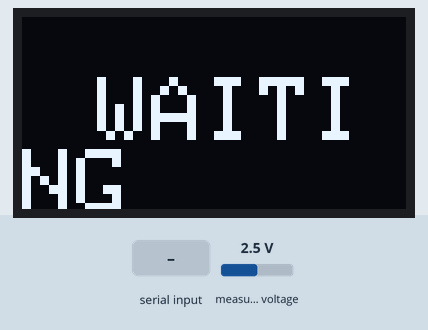
Bench run of a program on a simulated ESP32. On the bench: 128×64 one-colour display. The test bench sets the inputs (shaded band); at power-on: measured voltage 2.5 V. Nothing arrives over Bluetooth unless stated; a phone connects over Bluetooth LE 3 s after start; what the program prints to the serial monitor is not drawn.

Above: at 5.9 s.
6.0 s: "CALIB\n" received over Serial
At 6.8 s:
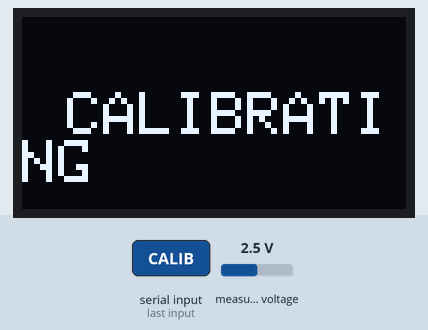
7.5 s: "HELLO\n" received over Serial
At 7.8 s:
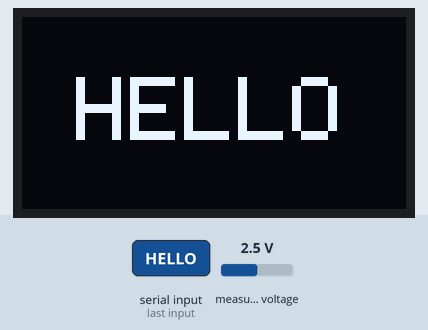
9.0 s: "R\n" received over Serial
At 10.2 s:
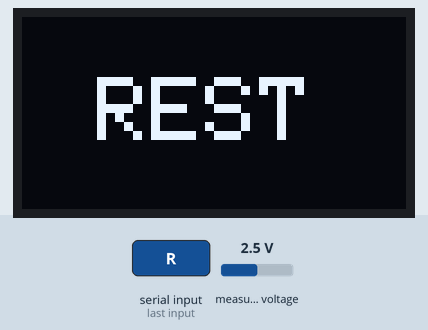
10.5 s: "H\n" received over Serial
At 11.3 s:
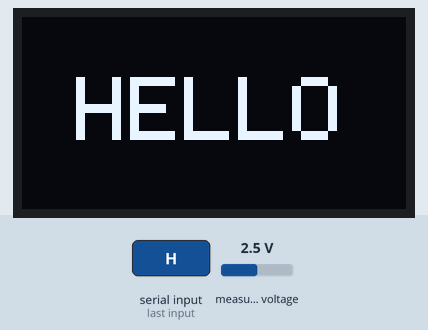
12.0 s: "C\n" received over Serial
At 12.6 s:
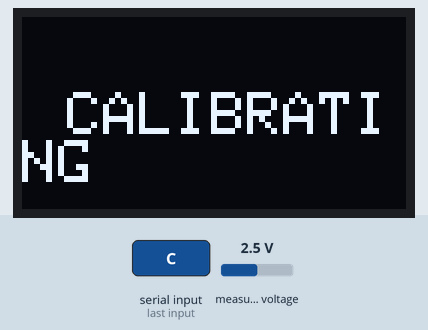
Timing chart, 0 to 14.5 s (numbered marks = the images above; inputs shaded):
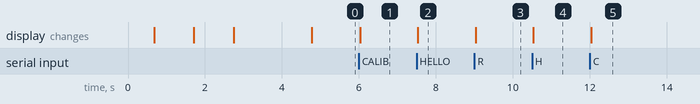

The program:

main.cpp
```cpp
/**
 * ASV - A Silent Voice
 * ESP32 Firmware for Silent Speech Recognition System
 *
 * Hardware Configuration:
 * - ESP32 DevKit V1
 * - ADS1115 16-bit ADC (I2C Address: 0x48)
 * - SSD1306 128x64 OLED Display (I2C Address: 0x3C)
 * - I2C Bus: GPIO21 (SDA), GPIO22 (SCL)
 * - Serial Monitor: 500000 baud
 *
 * Features:
 * - I2C device detection and scanning
 * - Real-time ADC data acquisition from ADS1115
 * - OLED status display
 * - BLE advertising as "ASV-Device"
 * - Professional serial debugging output
 *
 * Author: ASV Development Team
 * Date: 2024
 */

#include <Arduino.h>
#include "i2c_scanner.h"
#include "oled_display.h"
#include "ads1115_test.h"
#include "ble_test.h"

// ============================================================================
// GLOBAL INSTANCES
// ============================================================================

I2CScanner i2c_scanner;          // I2C device scanner
OLEDDisplay oled_display;        // OLED display manager
ADS1115Module adc_module;        // ADC module
BLEModule ble_module;            // BLE module

// ============================================================================
// CONFIGURATION CONSTANTS
// ============================================================================

#define I2C_SDA_PIN 21           // GPIO21 for I2C SDA
#define I2C_SCL_PIN 22           // GPIO22 for I2C SCL
#define I2C_FREQUENCY 100000     // 100kHz I2C bus speed

#define TARGET_SAMPLE_RATE_HZ 500
#define SAMPLE_INTERVAL_US (1000000 / TARGET_SAMPLE_RATE_HZ)
#define NUM_CHANNELS 1  // Currently: AD8232 OUTPUT -> A0 only

// ============================================================================
// GLOBAL STATE VARIABLES
// ============================================================================

bool system_ready = false;
bool ble_initialized = false;
bool ads_connected = false;
bool oled_connected = false;

unsigned long last_sample_us = 0;
unsigned long last_display_ms = 0;
unsigned long sample_count = 0;

// Prediction State for Live Demo
char current_pred[16] = "WAITING";
char last_displayed[16] = "";

// ============================================================================
// SERIAL COMMUNICATION UTILITIES
// ============================================================================

void print_separator(const char* title) {
    Serial.println("\n════════════════════════════════════════════════════════════");
    if (title) {
        Serial.print("  ");
        Serial.println(title);
        Serial.println("════════════════════════════════════════════════════════════");
    }
}

void print_system_info() {
    print_separator("SYSTEM INFORMATION");
    Serial.println("[INFO] Device: ESP32 DevKit V1");
    Serial.println("[INFO] Firmware: ASV Silent Speech Recognition - ACQUISITION MODE");
    Serial.println("[INFO] Version: 1.1.0");
    Serial.print("[INFO] Target Rate: ");
    Serial.print(TARGET_SAMPLE_RATE_HZ);
    Serial.println(" Hz");
}

// ============================================================================
// INITIALIZATION FUNCTIONS
// ============================================================================

void setup() {
    // Initialize Serial first for debugging
    Serial.begin(500000);
    delay(100);

    print_system_info();

    i2c_scanner.begin(I2C_SDA_PIN, I2C_SCL_PIN, I2C_FREQUENCY);
    delay(500);
    int devices_found = i2c_scanner.scan();

    if (oled_display.begin()) {
        oled_connected = true;
        oled_display.showSplash();
        delay(1000);
    }

    if (adc_module.begin()) {
        ads_connected = true;
    }

    ble_module.begin();
    ble_module.startAdvertising();
    ble_initialized = true;

    system_ready = (ads_connected && oled_connected && ble_initialized);

    if (system_ready) {
        Serial.println("\n✓ ALL SYSTEMS OPERATIONAL - ACQUISITION STARTING");
        if (oled_connected) {
            oled_display.showStatus(ble_module.isConnected(), ads_connected, 0);
        }
    } else {
        Serial.println("\n✗ SYSTEM NOT READY - Check Hardware");
    }

    // Add a slight delay before data spam starts
    delay(2000);
    Serial.println("--- START DATA ---");
}

// ============================================================================
// MAIN LOOP
// ============================================================================

void loop() {
    if (!system_ready) {
        delay(1000);
        return;
    }

    unsigned long current_us = micros();

    // High-speed ADC sampling and structured CSV output
    if (current_us - last_sample_us >= SAMPLE_INTERVAL_US) {
        last_sample_us = current_us;

        if (ads_connected) {
            int16_t buffer[NUM_CHANNELS];
            adc_module.readChannels(buffer, NUM_CHANNELS);

            // Output format optimized for Arduino Serial Plotter: EMG:val
            Serial.print("EMG:");
            Serial.println(buffer[0]);
            sample_count++;
        }
    }

    // Non-blocking Serial Listener for PC Predictions
    while (Serial.available()) {
        char c = Serial.read();
        if (c == 'H') {
            strcpy(current_pred, "HELLO");
        } else if (c == 'R') {
            strcpy(current_pred, "REST");
        } else if (c == 'C') {
            strcpy(current_pred, "CALIB");
        }
    }

    // Instant OLED Refresh if prediction changed
    if (strcmp(current_pred, last_displayed) != 0) {
        strcpy(last_displayed, current_pred);
        if (oled_connected) {
            oled_display.showPrediction(current_pred);
        }
    }
}


// ============================================================================
// END OF FIRMWARE
// ============================================================================
```

ads1115_test.h
```cpp
#ifndef ADS1115_TEST_H
#define ADS1115_TEST_H

#include <Adafruit_ADS1X15.h>

/**
 * ADS1115 ADC Module
 * Manages 16-bit I2C ADC for EMG signal acquisition
 */

#define ADS_ADDR 0x48

class ADS1115Module {
public:
    bool begin();

    // Read single channel
    int16_t readValue(uint8_t channel = 0);

    // Read multiple channels sequentially
    void readChannels(int16_t* buffer, uint8_t num_channels = 1);

    bool isConnected();
    const char* getMeasurementString();

private:
    Adafruit_ADS1115 ads;
    bool is_initialized = false;
    int16_t last_value = 0;
};

#endif // ADS1115_TEST_H
```

ble_test.h
```cpp
#ifndef BLE_TEST_H
#define BLE_TEST_H

#include <BLEDevice.h>
#include <BLEServer.h>
#include <BLEUtils.h>
#include <BLE2902.h>

/**
 * BLE (Bluetooth Low Energy) Module
 * Manages BLE initialization and advertising
 *
 * Device Name: "ASV-Device"
 * Service UUID: 180A (Device Information)
 * Characteristic UUID: 2A29 (Manufacturer Name)
 */

#define BLE_DEVICE_NAME "ASV-Device"
#define SERVICE_UUID "180a"
#define CHAR_UUID "2a29"

class BLEModule {
public:
    /**
     * Initialize BLE device
     */
    void begin();

    /**
     * Start BLE advertising
     */
    void startAdvertising();

    /**
     * Stop BLE advertising
     */
    void stopAdvertising();

    /**
     * Check if BLE is connected
     * @return true if connected to a client
     */
    bool isConnected();

    /**
     * Get connection status string
     * @return Status message
     */
    const char* getStatusString();

    bool connected = false;
private:
    BLEServer* pServer = nullptr;
    BLECharacteristic* pCharacteristic = nullptr;
};

#endif // BLE_TEST_H
```

i2c_scanner.h
```cpp
#ifndef I2C_SCANNER_H
#define I2C_SCANNER_H

#include <Wire.h>

/**
 * I2C Scanner Module
 * Scans and identifies all I2C devices connected to the bus
 */

class I2CScanner {
public:
    /**
     * Initialize I2C with custom pins
     * @param sda_pin GPIO pin for SDA
     * @param scl_pin GPIO pin for SCL
     * @param frequency I2C bus frequency (default 100kHz)
     */
    void begin(int sda_pin, int scl_pin, uint32_t frequency = 100000);

    /**
     * Scan I2C bus and print found devices
     * @return number of devices found
     */
    int scan();

    /**
     * Check if specific device exists
     * @param address I2C address to check
     * @return true if device found
     */
    bool deviceExists(uint8_t address);

private:
    bool is_initialized = false;
};

#endif // I2C_SCANNER_H
```

oled_display.h
```cpp
#ifndef OLED_DISPLAY_H
#define OLED_DISPLAY_H

#include <Adafruit_SSD1306.h>
#include <Adafruit_GFX.h>

/**
 * OLED Display Module
 * Manages SSD1306 128x64 OLED display over I2C
 *
 * Pin Configuration:
 * - SDA: GPIO21
 * - SCL: GPIO22
 * - Address: 0x3C
 */

#define SCREEN_WIDTH 128
#define SCREEN_HEIGHT 64
#define OLED_ADDR 0x3C

class OLEDDisplay {
public:
    /**
     * Initialize OLED display
     * @return true if successful
     */
    bool begin();

    /**
     * Show startup splash screen
     */
    void showSplash();

    /**
     * Display system status
     * @param ble_connected BLE connection status
     * @param ads_connected ADS1115 connection status
     * @param adc_value Current ADC value
     */
    void showStatus(bool ble_connected, bool ads_connected, int adc_value = 0);

    /**
     * Display error message
     * @param error_msg Error message to display
     */
    void showError(const char* error_msg);

    /**
     * Display live prediction in massive text
     * @param prediction The prediction string (e.g. "HELLO", "REST")
     */
    void showPrediction(const char* prediction);

    /**
     * Display custom text at position
     * @param x X coordinate
     * @param y Y coordinate
     * @param text Text to display
     */
    void printAt(int x, int y, const char* text);

    /**
     * Clear display
     */
    void clear();

    /**
     * Update display with current buffer
     */
    void update();

private:
    Adafruit_SSD1306 display;
    bool is_initialized = false;
};

#endif // OLED_DISPLAY_H
```

ads1115_test.cpp
```cpp
#include "ads1115_test.h"

bool ADS1115Module::begin() {
    if (is_initialized) {
        return true;
    }

    if (!ads.begin(ADS_ADDR)) {
        Serial.println("[ADS1115] ERROR: Could not find ADS1115 at 0x48!");
        return false;
    }

    is_initialized = true;
    ads.setGain(GAIN_ONE);  // +/- 4.096V range
    ads.setDataRate(RATE_ADS1115_860SPS); // Max speed

    // Start continuous conversion on AIN0 to allow non-blocking reads
    ads.startADCReading(ADS1X15_REG_CONFIG_MUX_SINGLE_0, true);

    Serial.println("[ADS1115] Successfully initialized at 0x48");
    Serial.println("[ADS1115] Configuration:");
    Serial.println("         - Gain: +/- 4.096V");
    Serial.println("         - Rate: 860 SPS (Continuous Mode)");

    return true;
}

int16_t ADS1115Module::readValue(uint8_t channel) {
    if (!is_initialized || channel > 3) {
        return -1;
    }
    last_value = ads.readADC_SingleEnded(channel);
    return last_value;
}

void ADS1115Module::readChannels(int16_t* buffer, uint8_t num_channels) {
    if (!is_initialized) return;

    if (num_channels == 1) {
        // Continuous mode is running for ch0, instantly fetch the latest result (non-blocking)
        buffer[0] = ads.getLastConversionResults();
    } else {
        // Fallback for multiple channels (blocking)
        for (uint8_t i = 0; i < num_channels && i < 4; i++) {
            buffer[i] = ads.readADC_SingleEnded(i);
        }
    }
}

bool ADS1115Module::isConnected() {
    if (!is_initialized) return false;
    int16_t test_value = ads.readADC_SingleEnded(0);
    return true;
}

const char* ADS1115Module::getMeasurementString() {
    static char buffer[32];
    float voltage = last_value * 0.125f;
    snprintf(buffer, sizeof(buffer), "ADC: %d (%.2f mV)", last_value, voltage);
    return buffer;
}
```

ble_test.cpp
```cpp
#include <Arduino.h>
#include "ble_test.h"

/**
 * BLE Module Implementation
 * Bluetooth Low Energy Server and Advertising
 */

// Server callback class for connection monitoring
class ServerCallbacks : public BLEServerCallbacks {
public:
    BLEModule* parent = nullptr;

    void onConnect(BLEServer* pServer) {
        Serial.println("[BLE] CLIENT CONNECTED!");
        connected = true;
        if (parent) parent->connected = true;
    }

    void onDisconnect(BLEServer* pServer) {
        Serial.println("[BLE] CLIENT DISCONNECTED!");
        connected = false;
        if (parent) parent->connected = false;

        // Restart advertising
        pServer->startAdvertising();
    }

    bool connected = false;
};

ServerCallbacks server_callbacks;

void BLEModule::begin() {
    Serial.println("[BLE] Initializing BLE Device...");

    // Initialize BLE
    BLEDevice::init(BLE_DEVICE_NAME);
    Serial.println("[BLE] Device name set to: " + String(BLE_DEVICE_NAME));

    // Create BLE Server
    pServer = BLEDevice::createServer();
    server_callbacks.parent = this;
    pServer->setCallbacks(&server_callbacks);

    // Create BLE Service
    BLEService *pService = pServer->createService(SERVICE_UUID);

    // Create BLE Characteristic
    pCharacteristic = pService->createCharacteristic(
        CHAR_UUID,
        BLECharacteristic::PROPERTY_READ | BLECharacteristic::PROPERTY_NOTIFY
    );

    // Add descriptor for notifications
    pCharacteristic->addDescriptor(new BLE2902());
    pCharacteristic->setValue("ASV Silent Speech Recognition System");

    // Start service
    pService->start();

    Serial.println("[BLE] Service created with UUID: " + String(SERVICE_UUID));
    Serial.println("[BLE] Characteristic created with UUID: " + String(CHAR_UUID));

    // Configure advertising
    BLEAdvertising *pAdvertising = BLEDevice::getAdvertising();
    pAdvertising->addServiceUUID(SERVICE_UUID);
    pAdvertising->setScanResponse(true);
    pAdvertising->setMinPreferred(0x06);
    pAdvertising->setMinPreferred(0x12);

    Serial.println("[BLE] Initialization complete!");
}

void BLEModule::startAdvertising() {
    if (pServer) {
        BLEAdvertising *pAdvertising = BLEDevice::getAdvertising();
        pAdvertising->start();
        Serial.println("[BLE] Advertising started...");
        Serial.println("[BLE] Device name: " + String(BLE_DEVICE_NAME));
    }
}

void BLEModule::stopAdvertising() {
    if (pServer) {
        BLEAdvertising *pAdvertising = BLEDevice::getAdvertising();
        pAdvertising->stop();
        Serial.println("[BLE] Advertising stopped");
    }
}

bool BLEModule::isConnected() {
    return connected;
}

const char* BLEModule::getStatusString() {
    return connected ? "CONNECTED" : "ADVERTISING";
}
```

i2c_scanner.cpp
```cpp
#include <Arduino.h>
#include "i2c_scanner.h"

/**
 * I2C Scanner Implementation
 * Scans the I2C bus and identifies connected devices
 */

void I2CScanner::begin(int sda_pin, int scl_pin, uint32_t frequency) {
    if (!is_initialized) {
        Wire.begin(sda_pin, scl_pin, frequency);
        is_initialized = true;
        Serial.println("[I2C] Scanner initialized on SDA=" + String(sda_pin) +
                      " SCL=" + String(scl_pin) + " Freq=" + String(frequency) + "Hz");
    }
}

int I2CScanner::scan() {
    if (!is_initialized) {
        Serial.println("[I2C] ERROR: Scanner not initialized!");
        return 0;
    }

    Serial.println("\n[I2C] ========== I2C DEVICE SCAN START ==========");
    Serial.println("[I2C] Scanning addresses 0x00 to 0x7F...\n");

    int found_count = 0;

    for (uint8_t i = 1; i < 127; i++) {
        Wire.beginTransmission(i);
        uint8_t error = Wire.endTransmission();

        if (error == 0) {
            Serial.print("[I2C] Device found at address: 0x");
            if (i < 16) Serial.print("0");
            Serial.print(i, HEX);
            Serial.println(" !");

            // Identify known devices
            if (i == 0x48) {
                Serial.println("      └─> Identified as: ADS1115 ADC");
            } else if (i == 0x3C || i == 0x3D) {
                Serial.println("      └─> Identified as: SSD1306 OLED");
            }

            found_count++;
        }
    }

    Serial.println("\n[I2C] ========== I2C DEVICE SCAN END ===========");
    Serial.println("[I2C] Total devices found: " + String(found_count) + "\n");

    return found_count;
}

bool I2CScanner::deviceExists(uint8_t address) {
    if (!is_initialized) {
        Serial.println("[I2C] ERROR: Scanner not initialized!");
        return false;
    }

    Wire.beginTransmission(address);
    uint8_t error = Wire.endTransmission();

    return (error == 0);
}
```

Source omitted: oled_display.cpp (3948 bytes)

Measured:
- after the input at 6.0 s, the display: changes at once (image 1)
- after the input at 7.5 s, the display: changes at once (image 2)
- after the input at 9.0 s, the display: changes at once (image 3)
- after the input at 10.5 s, the display: changes at once (image 4)
- after the input at 12.0 s, the display: changes at once (image 5)
